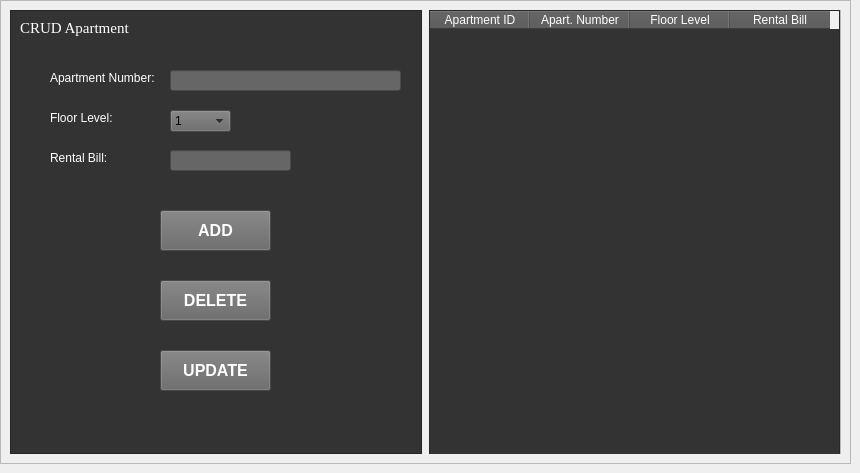
            <widget class="QWidget" name="CRUDApartPage">
             <widget class="QFrame" name="frame_12">
              <property name="geometry">
               <rect>
                <x>0</x>
                <y>0</y>
                <width>851</width>
                <height>464</height>
               </rect>
              </property>
              <property name="frameShape">
               <enum>QFrame::StyledPanel</enum>
              </property>
              <property name="frameShadow">
               <enum>QFrame::Raised</enum>
              </property>
              <layout class="QHBoxLayout" name="horizontalLayout_8">
               <item>
                <widget class="QFrame" name="frame_15">
                 <property name="styleSheet">
                  <string notr="true">background-color: #333333;
color: white;</string>
                 </property>
                 <property name="frameShape">
                  <enum>QFrame::StyledPanel</enum>
                 </property>
                 <property name="frameShadow">
                  <enum>QFrame::Raised</enum>
                 </property>
                 <widget class="QLabel" name="page_label_4">
                  <property name="geometry">
                   <rect>
                    <x>10</x>
                    <y>10</y>
                    <width>201</width>
                    <height>16</height>
                   </rect>
                  </property>
                  <property name="font">
                   <font>
                    <family>Times New Roman</family>
                    <pointsize>11</pointsize>
                   </font>
                  </property>
                  <property name="text">
                   <string>CRUD Apartment</string>
                  </property>
                 </widget>
                 <widget class="QLineEdit" name="ApartNum_line_edit">
                  <property name="geometry">
                   <rect>
                    <x>160</x>
                    <y>60</y>
                    <width>231</width>
                    <height>21</height>
                   </rect>
                  </property>
                  <property name="styleSheet">
                   <string notr="true">QLineEdit {
    background-color: #666666;
    color: black;
}

QLineEdit:!hasFocus {
    color: white;
}
</string>
                  </property>
                  <property name="placeholderText">
                   <string/>
                  </property>
                 </widget>
                 <widget class="QLabel" name="ApartNum">
                  <property name="geometry">
                   <rect>
                    <x>40</x>
                    <y>60</y>
                    <width>111</width>
                    <height>16</height>
                   </rect>
                  </property>
                  <property name="text">
                   <string>Apartment Number:</string>
                  </property>
                 </widget>
                 <widget class="QLabel" name="FloorLevel">
                  <property name="geometry">
                   <rect>
                    <x>40</x>
                    <y>100</y>
                    <width>91</width>
                    <height>16</height>
                   </rect>
                  </property>
                  <property name="text">
                   <string>Floor Level:</string>
                  </property>
                 </widget>
                 <widget class="QLabel" name="RentalBill">
                  <property name="geometry">
                   <rect>
                    <x>40</x>
                    <y>140</y>
                    <width>91</width>
                    <height>16</height>
                   </rect>
                  </property>
                  <property name="text">
                   <string>Rental Bill:</string>
                  </property>
                 </widget>
                 <widget class="QLineEdit" name="RentalBill_line_edit">
                  <property name="geometry">
                   <rect>
                    <x>160</x>
                    <y>140</y>
                    <width>121</width>
                    <height>21</height>
                   </rect>
                  </property>
                  <property name="styleSheet">
                   <string notr="true">background-color: #666666; color: black;</string>
                  </property>
                  <property name="text">
                   <string/>
                  </property>
                 </widget>
                 <widget class="QComboBox" name="FloorLvl_comboBox">
                  <property name="geometry">
                   <rect>
                    <x>160</x>
                    <y>100</y>
                    <width>61</width>
                    <height>22</height>
                   </rect>
                  </property>
                  <property name="cursor">
                   <cursorShape>PointingHandCursor</cursorShape>
                  </property>
                  <property name="styleSheet">
                   <string notr="true">background-color: #666666; color: black;</string>
                  </property>
                  <item>
                   <property name="text">
                    <string>1</string>
                   </property>
                  </item>
                  <item>
                   <property name="text">
                    <string>2</string>
                   </property>
                  </item>
                 </widget>
                 <widget class="QPushButton" name="AddApartBtn">
                  <property name="geometry">
                   <rect>
                    <x>150</x>
                    <y>200</y>
                    <width>111</width>
                    <height>41</height>
                   </rect>
                  </property>
                  <property name="font">
                   <font>
                    <pointsize>12</pointsize>
                    <bold>true</bold>
                   </font>
                  </property>
                  <property name="cursor">
                   <cursorShape>PointingHandCursor</cursorShape>
                  </property>
                  <property name="styleSheet">
                   <string notr="true">background-color: #666666; color: white
;
</string>
                  </property>
                  <property name="text">
                   <string>ADD</string>
                  </property>
                 </widget>
                 <widget class="QPushButton" name="DelApartBtn">
                  <property name="geometry">
                   <rect>
                    <x>150</x>
                    <y>270</y>
                    <width>111</width>
                    <height>41</height>
                   </rect>
                  </property>
                  <property name="font">
                   <font>
                    <pointsize>12</pointsize>
                    <bold>true</bold>
                   </font>
                  </property>
                  <property name="cursor">
                   <cursorShape>PointingHandCursor</cursorShape>
                  </property>
                  <property name="styleSheet">
                   <string notr="true">background-color: #666666; color: white
;
</string>
                  </property>
                  <property name="text">
                   <string>DELETE</string>
                  </property>
                 </widget>
                 <widget class="QPushButton" name="UpdApartBtn">
                  <property name="geometry">
                   <rect>
                    <x>150</x>
                    <y>340</y>
                    <width>111</width>
                    <height>41</height>
                   </rect>
                  </property>
                  <property name="font">
                   <font>
                    <pointsize>12</pointsize>
                    <bold>true</bold>
                   </font>
                  </property>
                  <property name="cursor">
                   <cursorShape>PointingHandCursor</cursorShape>
                  </property>
                  <property name="styleSheet">
                   <string notr="true">background-color: #666666; color: white
;
</string>
                  </property>
                  <property name="text">
                   <string>UPDATE</string>
                  </property>
                 </widget>
                </widget>
               </item>
               <item>
                <spacer name="horizontalSpacer_4">
                 <property name="orientation">
                  <enum>Qt::Horizontal</enum>
                 </property>
                 <property name="sizeType">
                  <enum>QSizePolicy::Fixed</enum>
                 </property>
                 <property name="sizeHint" stdset="0">
                  <size>
                   <width>1</width>
                   <height>1</height>
                  </size>
                 </property>
                </spacer>
               </item>
               <item>
                <widget class="QFrame" name="frame_16">
                 <property name="frameShape">
                  <enum>QFrame::StyledPanel</enum>
                 </property>
                 <property name="frameShadow">
                  <enum>QFrame::Raised</enum>
                 </property>
                 <widget class="QTableWidget" name="Apartment_tableWidget_3">
                  <property name="geometry">
                   <rect>
                    <x>0</x>
                    <y>0</y>
                    <width>411</width>
                    <height>451</height>
                   </rect>
                  </property>
                  <property name="styleSheet">
                   <string notr="true">
    QTableWidget {
        background-color: #333333;
        color: white;
    }

    QHeaderView::section {
        background-color: #555555;
        color: white;
    }

    QScrollBar:vertical {
        background-color: #555555;
        width: 15px;
    }

    QScrollBar::handle:vertical {
        background-color: #888888;
    }

    QScrollBar::add-line:vertical, QScrollBar::sub-line:vertical {
        background: none;
    }
</string>
                  </property>
                  <column>
                   <property name="text">
                    <string>Apartment ID</string>
                   </property>
                  </column>
                  <column>
                   <property name="text">
                    <string>Apart. Number</string>
                   </property>
                  </column>
                  <column>
                   <property name="text">
                    <string>Floor Level</string>
                   </property>
                  </column>
                  <column>
                   <property name="text">
                    <string>Rental Bill</string>
                   </property>
                  </column>
                 </widget>
                </widget>
               </item>
              </layout>
             </widget>
            </widget>
